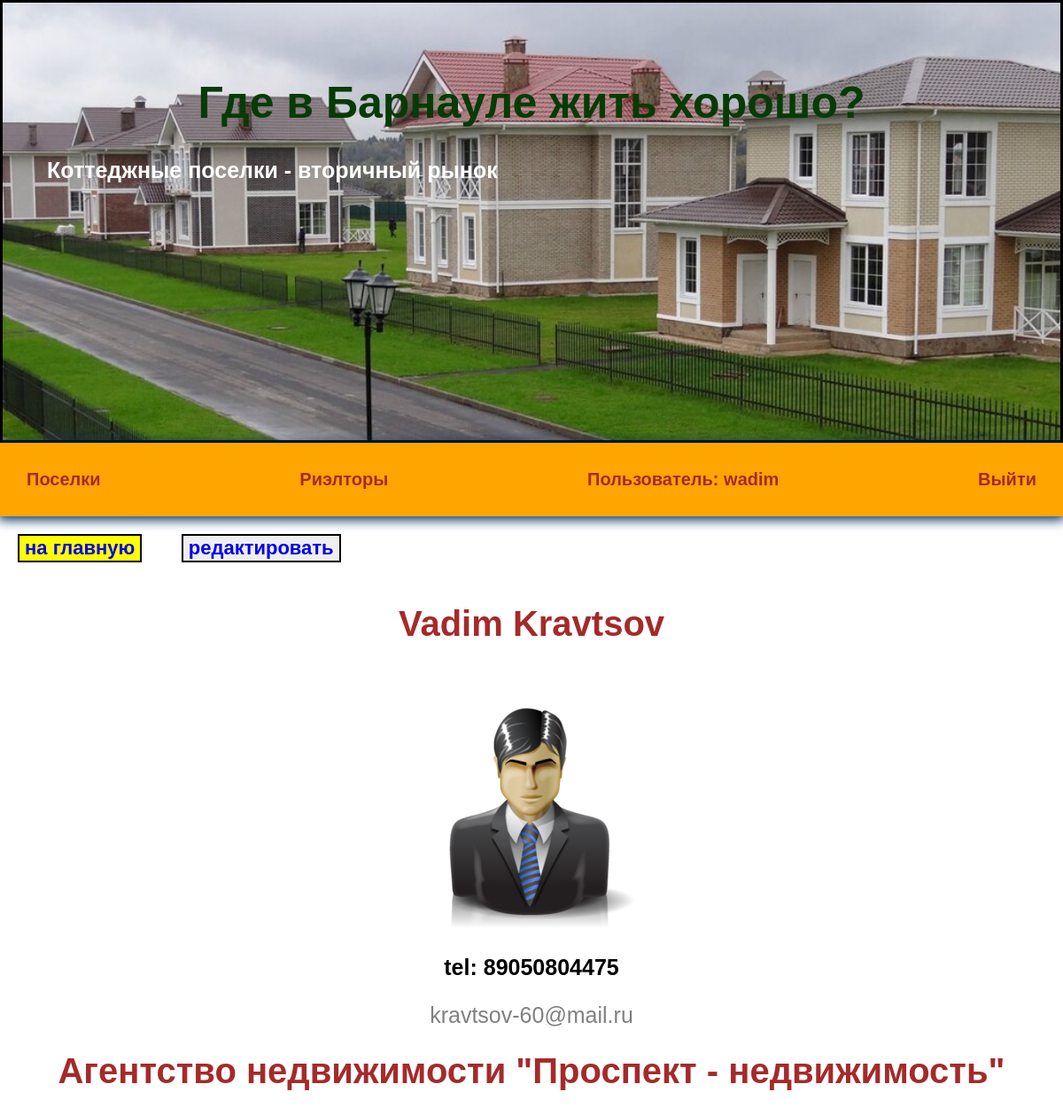
The app's page /users/profile/ (signed in), older data.
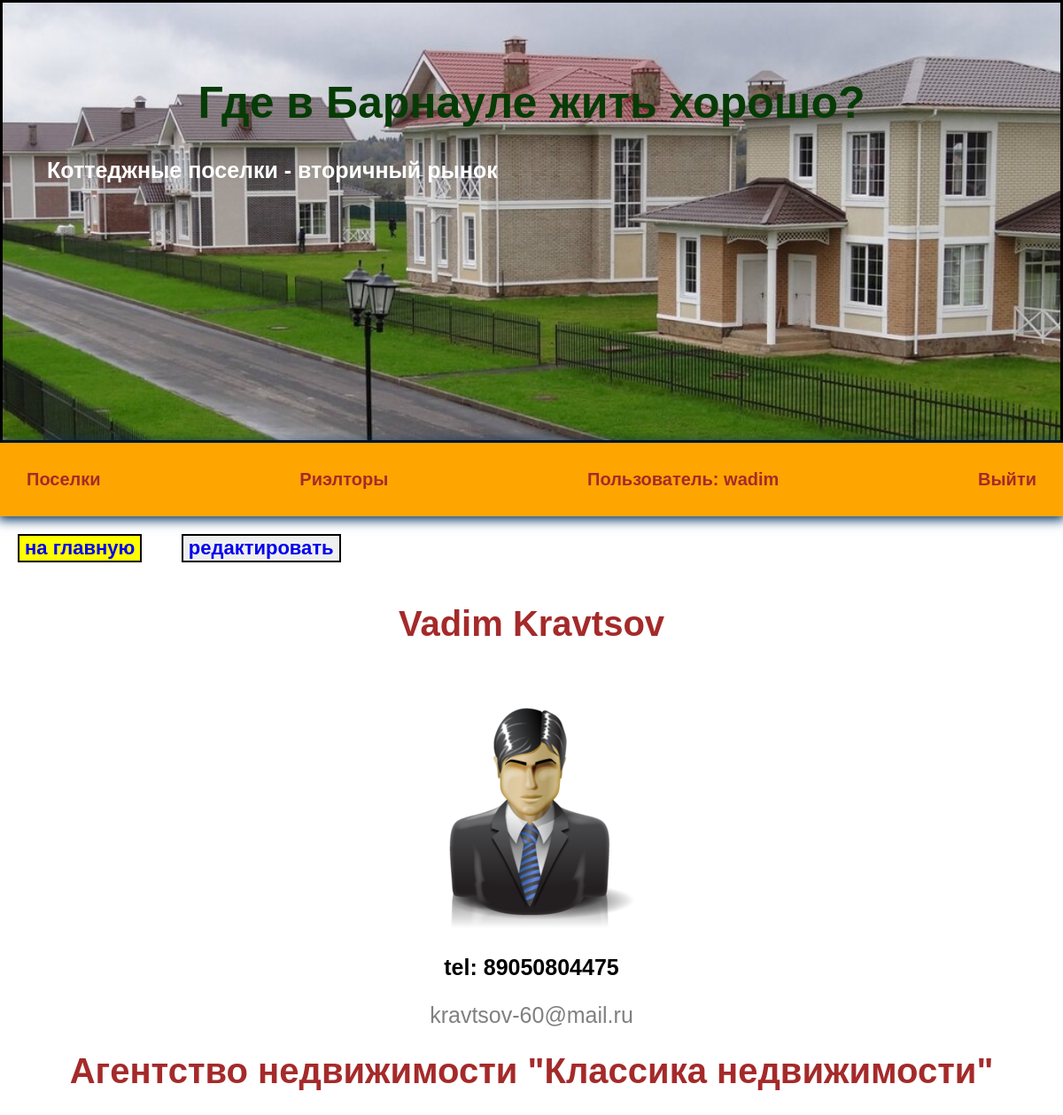
The same page, newer data.
### users/models.py (models this page shows)
class Profile(models.Model):
    user = models.OneToOneField(User, on_delete=models.CASCADE, blank=True)
    first_name = models.CharField(max_length=200, blank=True)
    last_name = models.CharField(max_length=200, blank=True)
    email = models.EmailField(max_length=500, blank=True)
    username = models.CharField(max_length=200, blank=True)
    phone = models.CharField(max_length=200, blank=True)
    profile_image = models.ImageField(upload_to="profiles/", default="profiles/user-default.png", blank=True)
    realt = models.ForeignKey(Realtor, default=1, on_delete=models.CASCADE)
    def __str__(self):
        return self.username

### realtors/models.py (models this page shows)
class Realtor(models.Model):
    title = models.CharField(max_length=100)
    office_adress = models.CharField(max_length=200)
    description = models.TextField(blank=True)
    featured_image = models.ImageField(upload_to="realtors", blank=True, default="default.jpg")
    experience = models.IntegerField(default=0)
    contacts = models.CharField(max_length=200, blank=True)
    website = models.CharField(max_length=400, blank=True)
    whatsapp = models.CharField(max_length=100, blank=True)
    telegram = models.CharField(max_length=100, blank=True)
    def __str__(self):
        return self.title
    class Meta:
        ordering = ['title']
        verbose_name = 'риелтор'
        verbose_name_plural = 'риелторы'

### users/views.py (the view)
# urls.py: path('profile/', views.profile, name='profile'),
@login_required(login_url='login')
def profile(request):
    prof = request.user.profile
    print(prof)
    context = {
        "profile": prof
    }
    return render(request, "users/profile.html", context)

### users/templates/users/profile.html
{% extends 'villages/base.html' %}
{% block content %}
<button style="background: yellow" class="btn-profile"><a href="{% url 'villages' %}">на главную</a></button>
<button style="margin-right: 10px" class="btn-profile"><a href="{% url 'edit_profile' %}">редактировать</a></button>
<h1>{{ profile.first_name }} {{ profile.last_name }}</h1>
<img  style="display: block; margin: 0 auto" src="{{ profile.profile_image.url }}" />
<p style="text-align: center; font-size: 25px; font-weight: bold">tel: {{ profile.phone }}</p>
<p style="text-align: center; font-size: 25px; color: grey">{{ profile.email }}</p>
<a href="{% url 'realtor' profile.realt.id %}">
<h1>Агентство недвижимости "{{ profile.realt }}"</h1>
</a>
{% endblock %}

Row changes from the older to the newer data that the page shows:
changed Profile "Vadim": realt "Проспект - недвижимость" → "Классика недвижимости"
